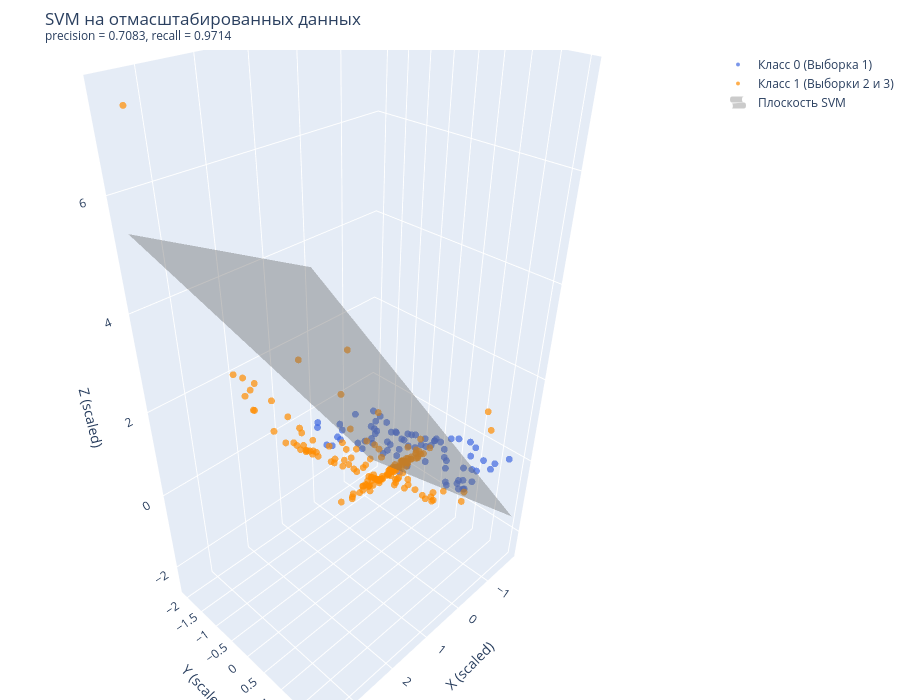

Here is the notebook cell this chart was saved with:
### Code cell
x_min, x_max = x_tr_sc[:, 0].min(), x_tr_sc[:, 0].max()
y_min, y_max = x_tr_sc[:, 1].min(), x_tr_sc[:, 1].max()

xx, yy = np.meshgrid(np.linspace(x_min, x_max, 25), np.linspace(y_min, y_max, 25))
zz = -(w[0] * xx + w[1] * yy + b) / w[2]


fig = go.Figure()


fig.add_trace(go.Scatter3d(
    x=x_tr_sc[y_tr == 0, 0],
    y=x_tr_sc[y_tr == 0, 1],
    z=x_tr_sc[y_tr == 0, 2],
    mode='markers',
    marker=dict(size=4, color='royalblue', opacity=0.7),
    name='Класс 0 (Выборка 1)'
))

fig.add_trace(go.Scatter3d(
    x=x_tr_sc[y_tr == 1, 0],
    y=x_tr_sc[y_tr == 1, 1],
    z=x_tr_sc[y_tr == 1, 2],
    mode='markers',
    marker=dict(size=4, color='darkorange', opacity=0.7),
    name='Класс 1 (Выборки 2 и 3)'
))

fig.add_trace(go.Surface(
    x=xx,
    y=yy,
    z=zz,
    opacity=0.4,
    colorscale=[[0, 'gray'], [1, 'gray']],  # Серый цвет плоскости
    showscale=False,                        # Скрыть цветовую шкалу
    name='Плоскость SVM',
    showlegend=True
))

fig.update_layout(
    title=f'SVM на отмасштабированных данных<br><sup>precision = {prec:.4f}, recall = {rec:.4f}</sup>',
    scene=dict(
        xaxis_title='X (scaled)',
        yaxis_title='Y (scaled)',
        zaxis_title='Z (scaled)'
    ),
    width=900,
    height=700,
    margin=dict(l=0, r=0, b=0, t=50)
)


fig.show()

# Вывод метрик в консоль
print(f'precision = {prec:.6f}, recall = {rec:.6f}')

### Figure 1 — Plotly figure (JSON) as saved in the notebook; plotly's stock layout.template omitted (floating-point values rounded to 4 significant figures; data arrays with more than 128 entries replaced by an {"elided": "..."} marker saying what was removed)
{"data": [{"marker": {"color": "royalblue", "opacity": 0.7, "size": 4}, "mode": "markers", "name": "Класс 0 (Выборка 1)", "type": "scatter3d", "x": [-1.577, -0.598, -0.4037, -0.287, -0.8812, -0.2766, -1.004, -0.3518, -0.594, -0.9334, -0.6313, -0.3455, 0.0701, -0.08474, 0.1703, 0.03037, -1.758, -1.362, -1.694, -0.08084, -1.198, -0.6428, -0.9561, -0.04768, -1.777, -0.9333, 0.1942, -0.5136, -0.5181, -1.655, -0.07304, -1.304, -0.5325, 0.125, -0.1598, -1.67, -0.05891, -0.4485, -1.561, -0.7703, -0.02479, -0.9444, -1.11, -0.09687, -1.8, -0.9375, -1.672, -0.7619, -1.16, -1.801, -0.1488, -1.368, -1.346, -0.6662, -1.278, -0.44, -0.2119, -1.187, -1.14, -1.738, -1.103, -1.268, -0.3044, -0.8147, -0.4339, -1.105, -1.324, 0.1304, 0.1585, -0.8975, -0.1859, -0.09811, -1.709, -0.8715, -0.4645], "y": [1.9, -1.895, -0.7649, -0.2996, -1.7, 1.773, -0.2606, 0.9565, 0.1097, -0.7674, -1.375, -0.9582, 1.629, 1.987, 0.46, -1.947, -1.405, -0.4486, -1.913, -0.3022, 0.3105, -0.9709, -1.183, 0.3738, -0.08281, -0.8073, -1.779, 1.148, 0.7475, 1.265, 0.3665, -0.02118, 1.471, 1.619, 1.995, -0.5876, -0.6071, 1.502, 1.6, -2.012, 0.134, -0.5498, -1.29, -1.637, -0.6887, 1.591, -0.2761, -0.336, 0.9452, -1.268, -0.06127, 1.634, 1.001, -0.07394, 1.147, 1.555, 0.4289, 0.1135, 0.7718, 0.9844, 1.407, -0.09302, 1.253, -1.092, 1.692, 0.6503, -1.354, -1.565, -0.1229, 1.326, -1.561, 1.478, -1.083, 0.7127, -1.772], "z": [0.1306, -1.031, 0.1128, -0.2767, -0.3502, 0.1112, -0.1486, 0.7782, -0.01173, -0.6251, -0.8458, -0.581, 0.3516, 1.187, 0.09689, -0.2086, -1.582, -0.4933, -0.8213, 0.4424, -0.1167, -0.4803, -0.511, -0.2114, -0.6329, -0.1073, -0.1565, 0.09019, 0.4303, -0.3508, 0.6337, -0.3147, -0.03231, 0.9823, 0.8258, -0.755, 0.009286, -0.03697, -0.1663, -0.9196, 0.699, -0.2231, -0.4456, -0.7571, -1.269, 0.0295, -0.9078, -0.6514, 0.3377, -1.165, 0.03778, -0.1724, -0.5284, -0.004775, 0.301, -0.1398, -0.1146, -0.8051, 0.2492, -0.224, -0.4851, -0.5052, 0.5655, -0.79, -0.0446, -0.08503, -0.4582, -0.5557, 0.6152, -0.3648, -0.514, 0.2169, -1.504, 0.2887, -0.4366]}, {"marker": {"color": "darkorange", "opacity": 0.7, "size": 4}, "mode": "markers", "name": "Класс 1 (Выборки 2 и 3)", "type": "scatter3d", "x": {"elided": "165 float values"}, "y": {"elided": "165 float values"}, "z": {"elided": "165 float values"}}, {"colorscale": [[0, "gray"], [1, "gray"]], "name": "Плоскость SVM", "opacity": 0.4, "showlegend": true, "showscale": false, "type": "surface", "x": {"elided": "25x25 float values"}, "y": {"elided": "25x25 float values"}, "z": {"elided": "25x25 float values"}}], "layout": {"height": 700, "margin": {"b": 0, "l": 0, "r": 0, "t": 50}, "scene": {"xaxis": {"title": {"text": "X (scaled)"}}, "yaxis": {"title": {"text": "Y (scaled)"}}, "zaxis": {"title": {"text": "Z (scaled)"}}}, "title": {"text": "SVM на отмасштабированных данных<br><sup>precision = 0.7083, recall = 0.9714</sup>"}, "width": 900}}
